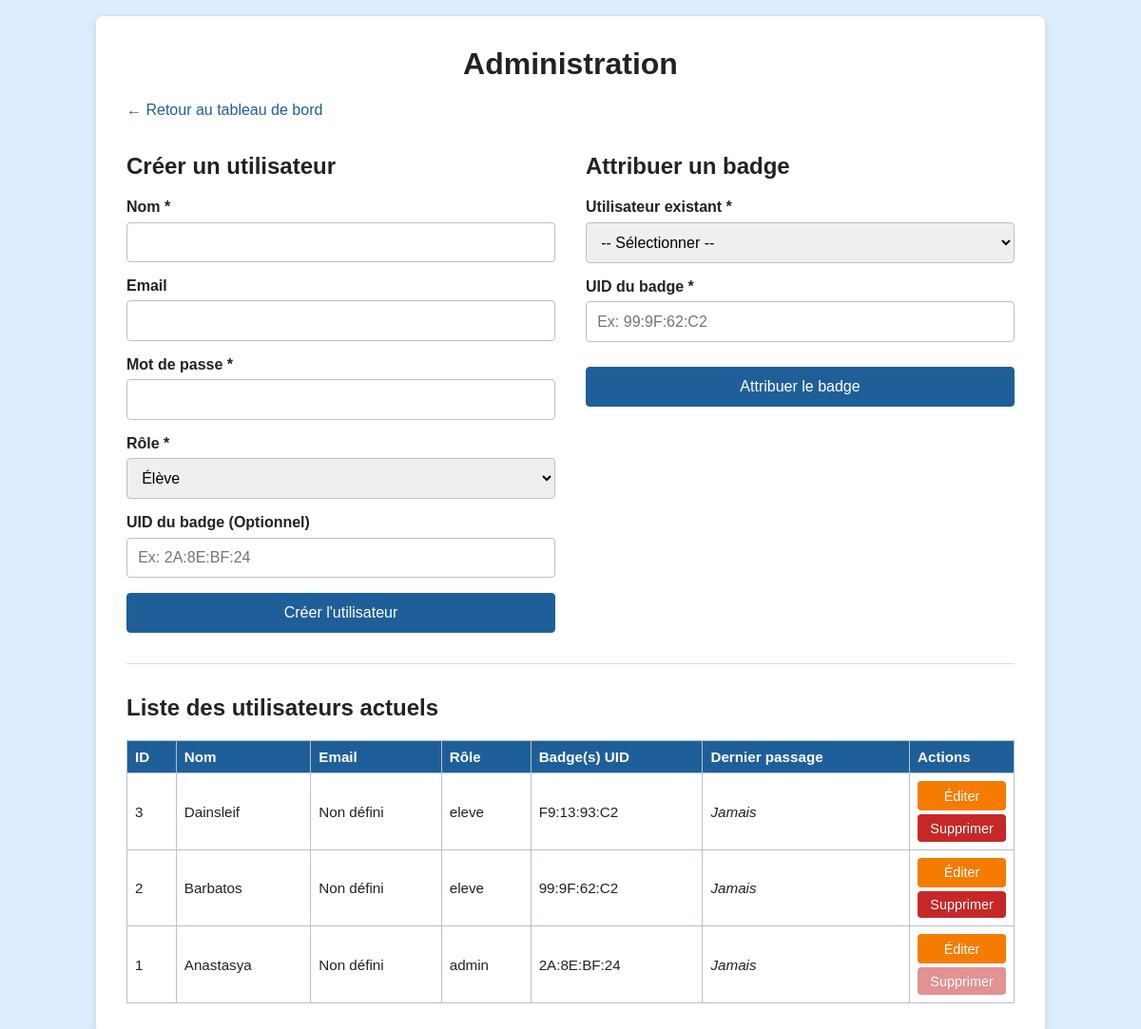
Page /gestion_utilisateurs.php (signed in) on the committed database.
### tables this page shows
CREATE TABLE `Utilisateur` (
  `id_user` int(11) NOT NULL AUTO_INCREMENT,
  `nom` varchar(50) NOT NULL,
  `prenom` varchar(50) DEFAULT NULL,
  `email` varchar(100) DEFAULT NULL,
  `mot_de_passe` varchar(255) DEFAULT NULL,
  `role` enum('admin','eleve') NOT NULL DEFAULT 'eleve',
  PRIMARY KEY (`id_user`)
);

### gestion_utilisateurs.php (the view, shortened to what this page needs)
<?php
require_once 'db.php';
$utilisateurAEditer = null;
try {
    $requeteSelect = $pdo->query('
        SELECT
            u.id_user, u.nom, u.email, u.role,
            GROUP_CONCAT(DISTINCT b.uid_badge SEPARATOR ", ") as badges,
            MAX(a.date_heure) as dernier_passage
        FROM Utilisateur u
        LEFT JOIN Badge b ON u.id_user = b.id_user
        LEFT JOIN Acces a ON b.id_badge = a.id_badge
        GROUP BY u.id_user
        ORDER BY u.id_user DESC
    ');
    $utilisateurs = $requeteSelect->fetchAll();
} catch (PDOException $e) {
    die("Erreur de récupération : " . $e->getMessage());
}
?>
<!DOCTYPE html>
<html lang="fr">
<head>
    <link rel="stylesheet" href="styleprojet.css">
</head>
<body>
    <main class="admin-main">
        <h1>Administration</h1>
        <p><a href="tableauDeBord.php" style="color: #1f5f99; text-decoration: none;">← Retour au tableau de bord</a></p>
        <?php if ($utilisateurAEditer): ?>
            <div style="background: #eef6ff; padding: 1.5rem; border: 1px solid #1f5f99; border-radius: 4px;">
                <h2>Modifier l'utilisateur : <?= htmlspecialchars($utilisateurAEditer['nom']) ?></h2>
                <form method="post" action="gestion_utilisateurs.php">
                    <input type="hidden" name="id_user_modifie" value="<?= (int)$utilisateurAEditer['id_user'] ?>">
                    <div class="form-grid">
                        <div>
                            <p>
                                <label for="nom_modif">Nom *</label><br>
                                <input type="text" id="nom_modif" name="nom" value="<?= htmlspecialchars($utilisateurAEditer['nom'], ENT_QUOTES, 'UTF-8') ?>" required>
                            </p>
                            <p>
                                <label for="email_modif">Email</label><br>
                                <input type="email" id="email_modif" name="email" value="<?= htmlspecialchars((string)$utilisateurAEditer['email'], ENT_QUOTES, 'UTF-8') ?>">
                            </p>
                        </div>
                        <div>
                            <p>
                                <label for="role_modif">Rôle *</label><br>
                                <select id="role_modif" name="role" required>
                                    <option value="eleve" <?= $utilisateurAEditer['role'] === 'eleve' ? 'selected' : '' ?>>Élève</option>
                                    <option value="admin" <?= $utilisateurAEditer['role'] === 'admin' ? 'selected' : '' ?>>Administrateur</option>
                                </select>
                            </p>
                            <p>
                                <label for="mdp_modif">Nouveau mot de passe</label><br>
                                <input type="password" id="mdp_modif" name="mot_de_passe" placeholder="Laisser vide pour ne pas le changer">
                            </p>
                        </div>
                    </div>
                    <button type="submit" name="modifier_utilisateur" style="width: auto; margin-top: 1rem; padding: 0.8rem 1.5rem;">Enregistrer les modifications</button>
                    <a href="gestion_utilisateurs.php" style="display:inline-block; margin-left: 1rem; color:#1f5f99;">Annuler</a>
                </form>
            </div>
            <hr class="separateur">
        <?php else: ?>
            <div class="form-grid">
                <div>
                    <h2>Créer un utilisateur</h2>
                    <form method="post" action="gestion_utilisateurs.php">
                        <p>
                            <label for="nom">Nom *</label><br>
                            <input type="text" id="nom" name="nom" required>
                        </p>
                        <p>
                            <label for="email">Email</label><br>
                            <input type="email" id="email" name="email">
                        </p>
                        <p>
                            <label for="mot_de_passe">Mot de passe *</label><br>
                            <input type="password" id="mot_de_passe" name="mot_de_passe" required>
                        </p>
                        <p>
                            <label for="role">Rôle *</label><br>
                            <select id="role" name="role" required>
                                <option value="eleve">Élève</option>
                            </select>
                        </p>
                        <p>
                            <label for="uid_badge">UID du badge (Optionnel)</label><br>
                            <input type="text" id="uid_badge" name="uid_badge" placeholder="Ex: 2A:8E:BF:24">
                        </p>
                        <button type="submit" name="ajouter_utilisateur">Créer l'utilisateur</button>
                    </form>
                </div>
                <div>
                    <h2>Attribuer un badge</h2>
                    <form method="post" action="gestion_utilisateurs.php">
                        <p>
                            <label for="id_user_existant">Utilisateur existant *</label><br>
                            <select id="id_user_existant" name="id_user_existant" required>
                                <option value="">-- Sélectionner --</option>
                            </select>
                        </p>
                        <p>
                            <label for="nouvel_uid_badge">UID du badge *</label><br>
                            <input type="text" id="nouvel_uid_badge" name="nouvel_uid_badge" required placeholder="Ex: 99:9F:62:C2">
                        </p>
                        <button type="submit" name="attribuer_badge" style="margin-top: 10px;">Attribuer le badge</button>
                    </form>
                </div>
            </div>
            <hr class="separateur">
        <?php endif; ?>
        <h2>Liste des utilisateurs actuels</h2>
        <table>
            <thead>
                <tr>
                    <th>ID</th>
                    <th>Nom</th>
                    <th>Email</th>
                    <th>Rôle</th>
                    <th>Badge(s) UID</th>
                    <th>Dernier passage</th>
                    <th style="width: 110px;">Actions</th>
                </tr>
            </thead>
            <tbody>
                <?php foreach ($utilisateurs as $user): ?>
                    <tr>
                        <td><?= (int)$user['id_user'] ?></td>
                        <td><?= htmlspecialchars($user['nom'], ENT_QUOTES, 'UTF-8') ?></td>
                        <td><?= htmlspecialchars($user['email'] ?? 'Non défini', ENT_QUOTES, 'UTF-8') ?></td>
                        <td><?= htmlspecialchars($user['role'], ENT_QUOTES, 'UTF-8') ?></td>
                        <td><?= htmlspecialchars($user['badges'] ?? 'Aucun', ENT_QUOTES, 'UTF-8') ?></td>
                        <td>
                            <?php
                            if ($user['dernier_passage']) {
                                echo htmlspecialchars(date('d/m/Y H:i', strtotime($user['dernier_passage'])));
                            } else {
                                echo '<em>Jamais</em>';
                            }
                            ?>
                        </td>
                        <td style="text-align: center;">
                            <a href="gestion_utilisateurs.php?edit=<?= (int)$user['id_user'] ?>" class="btn-action btn-editer" style="display: block; width: 100%; box-sizing: border-box;">Éditer</a>
                            <form method="post" action="gestion_utilisateurs.php" style="margin: 0;" onsubmit="return confirm('Êtes-vous sûr de vouloir supprimer l\'utilisateur <?= htmlspecialchars(addslashes($user['nom'])) ?> ?');">
                                <button type="submit" name="supprimer_utilisateur" class="btn-action btn-supprimer" <?= ((int)$user['id_user'] === (int)$_SESSION['id_user']) ? 'disabled style="opacity: 0.5; cursor: not-allowed;" title="Impossible"' : '' ?>>
                                    Supprimer
                                </button>
                            </form>
                        </td>
                    </tr>
                <?php endforeach; ?>
            </tbody>
        </table>
    </main>
</body>
</html>

### styleprojet.css (style rules this page uses)
* { box-sizing: border-box; }
body { margin: 0; min-height: 100vh; display: flex; align-items: center; justify-content: center; padding: 1rem; font-family: Arial, sans-serif; background: #dceeff; color: #222; }
main { width: 100%; max-width: 420px; padding: 2rem; background: #fff; border: 1px solid #d9dee5; border-radius: 8px; box-shadow: 0 4px 12px rgba(0, 0, 0, 0.08); }
h1 { margin-top: 0; text-align: center; }
label { display: inline-block; margin-bottom: 0.4rem; font-weight: bold; }
input, button { width: 100%; padding: 0.7rem; font: inherit; border: 1px solid #b8c0cc; border-radius: 4px; }
button { border-color: #1f5f99; background: #1f5f99; color: #fff; cursor: pointer; }

### gestion_utilisateurs.php (style rules this page uses)
.admin-main { max-width: 1000px; }
table { width: 100%; border-collapse: collapse; margin-top: 1rem; font-size: 0.95rem; }
th, td { border: 1px solid #b8c0cc; padding: 0.5rem; text-align: left; }
th { background: #1f5f99; color: white; }
select { width: 100%; padding: 0.7rem; border: 1px solid #b8c0cc; border-radius: 4px; font: inherit; }
hr.separateur { border: 0; border-top: 1px solid #d9dee5; margin: 2rem 0; }
.form-grid { display: grid; grid-template-columns: 1fr 1fr; gap: 2rem; }
.btn-action { display: inline-block; padding: 0.4rem 0.6rem; font-size: 0.9rem; text-decoration: none; border-radius: 4px; border: 1px solid transparent; cursor: pointer; }
.btn-editer { background: #f57c00; color: white; margin-bottom: 4px; }
.btn-supprimer { background: #c62828; color: white; border: none; width: 100%; }

### rows in the picture
utilisateur: id_user "3", nom "Dainsleif", email "Non défini", role "eleve", badges "F9:13:93:C2"
utilisateur: id_user "2", nom "Barbatos", email "Non défini", role "eleve", badges "99:9F:62:C2"
utilisateur: id_user "1", nom "Anastasya", email "Non défini", role "admin", badges "2A:8E:BF:24"
